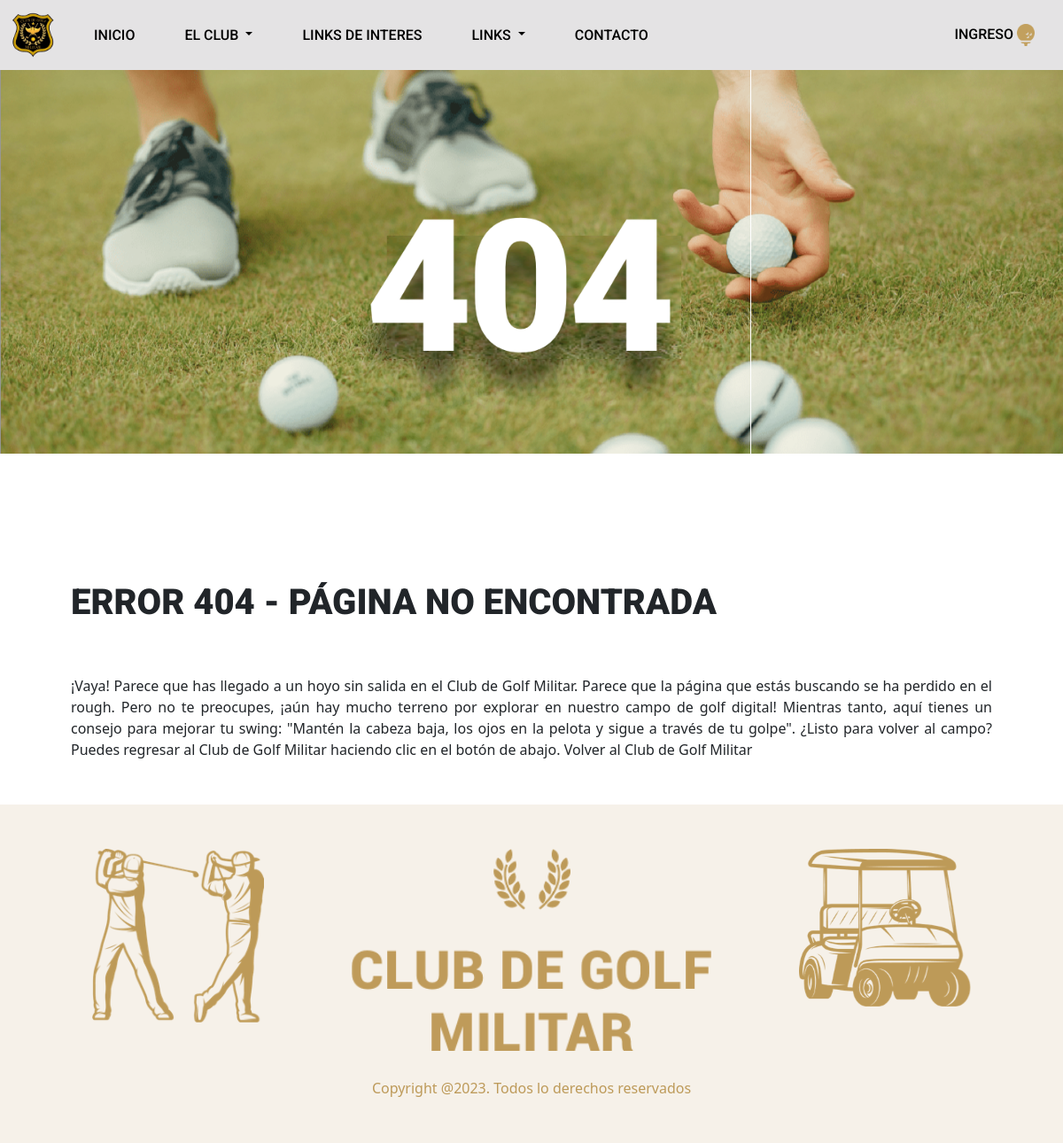
Screenshot of /404 with the database file from the repository.
### web/models.py (models this page shows, shortened)
class Paginas_Web(models.Model):
    id = models.UUIDField(primary_key=True, default=uuid.uuid4, editable=False)
    tipo = models.CharField(max_length=20, choices= webs, default="H")
    img = models.ImageField(upload_to="Paginas_Web/")
    titulo = models.CharField(max_length=200, blank=True, null=True)
    contenido = models.TextField(blank=True, null=True)
    file = models.FileField(upload_to="Paginas_Web/files/", max_length=254, blank=True)
    tituloPestana = models.CharField(max_length=200, blank=True, null=True)
    class Meta:
        verbose_name = "Paginas_Web"
        verbose_name_plural = "Paginas_Webs"
        ordering = ["titulo"]

### web/views.py (the view)
# urls.py: path('404', NotFound404.as_view(), name='error_404'),
class NotFound404(TemplateView):
    template_name = "web/views/404.html"
    def get_context_data(self, **kwargs):
        contexto = super().get_context_data(**kwargs)
        contexto["nameWeb"] = nameWeb
        dato = Paginas_Web.objects.get(tipo ="404")
        contexto['value']  = dato
        contexto["title"] = dato.tituloPestana
        linksMenu = Links.objects.filter(banner=False).order_by('tipo','order')
        contexto['linksMenu'] = list(linksMenu.values('url', 'titulo'))
        return contexto

### web/templates/web/views/404.html (shortened to what this page needs)
{% extends "web/root/origin.html" %}
{% load static %}
{% static "" as baseUrl %}
{% block body %}
  {% include "web/banner/bannerSolo.html" %}
  {% include "web/front/front.html" %}
{% endblock %}

### web/templates/web/banner/bannerSolo.html
{% load static %} {% static "" as baseUrl %}
<div id="myCarousel" class="carousel slide mb-6" data-bs-ride="carousel">
 <div class="carousel-inner">
    <div class="carousel-item active">
      <img src="/media/{{ value.img}}" />
    </div>
  </div>
</div>

### web/templates/web/front/front.html (shortened to what this page needs)
{% load static %} {% static "" as baseUrl %}
<div class="container marketing" id="links">
    <div class="row">
      <div class="col-lg-12 context">
        <h1> {{ value.titulo  | upper }}</h1>
        <p>{{ value.contenido|safe }}</p>
      </div>
    </div>
</div>

### web/static/web/css/style.css (style rules this page uses)
.context p , h1 { text-align: justify; padding-left:0px !important; }

### web/static/web/css/carousel.css (style rules this page uses)
body { padding-top: 0px; color: rgb(var(--bs-tertiary-color-rgb)); background-color: #ffffff; }
.carousel { margin-bottom: 4rem; }
.carousel-item { height: 32rem; }

### web/static/web/css/sticky-footer-navbar.css (style rules this page uses)
.container ,.containerFooter { padding: 50px; }

### web/static/web/css/links.css (style rules this page uses)
.marketing h1 { padding:30px; padding-bottom: 50px; font-family: 'Roboto'; font-weight: 900; font-style: normal; }
.carousel-item img { width: 100%; }
.context h1 , p { text-align: justify }

### web/static/web/css/cuota.css (style rules this page uses)
p { margin: 0px; }

### rows the page displays
Paginas_Web: img (picture), titulo "ERROR 404 - PÁGINA NO ENCONTRADA", contenido "¡Vaya! Parece que has llegado a un hoyo sin salida en el Club de Golf Militar. Parece que la página que estás buscando se ha perdido en el rough. Pero no te preocupes, ¡aún hay mucho terreno por explorar en nuestro campo de golf digital! Mientras tanto, aquí tienes un consejo para mejorar tu swing: \"Mantén la cabeza baja, los ojos en la pelota y sigue a través de tu golpe\". ¿Listo para volver al campo? Puedes regresar al Club de Golf Militar haciendo clic en el botón de abajo. Volver al Club de Golf Militar"
